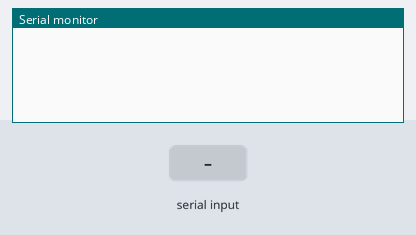
Bench run of a sketch on a simulated ESP8266 (NodeMCU). Parts: the last lines printed to the serial monitor. The test bench sets the inputs (shaded band).

Above: at 2.8 s.
2.9 s: "1" received over the second serial link
At 3.9 s:
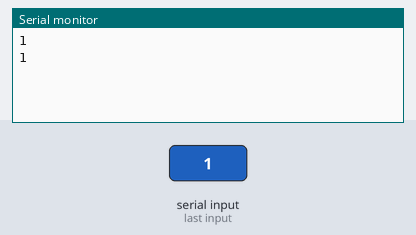
4.5 s: "0" received over the second serial link
At 5.5 s:
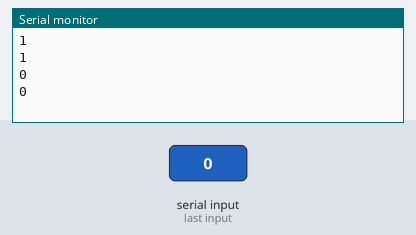
6.0 s: "2" received over the second serial link
At 7.5 s:
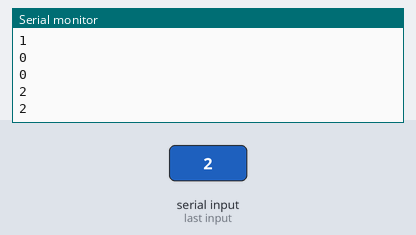
Timing chart, 0 to 9.0 s (numbered marks = the images above; inputs shaded):
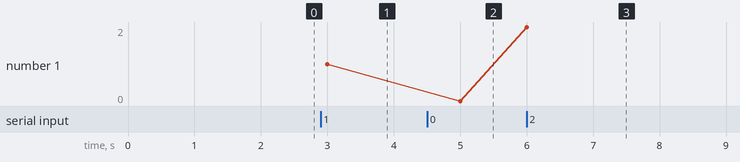

Measured:
- after the input at 2.9 s, the serial monitor: prints a new line after 0.10 s (image 1)
- after the input at 4.5 s, the serial monitor: prints a new line after 0.50 s (image 2)
- after the input at 6.0 s, the serial monitor: prints a new line at once (image 3)
- plotted number 1: 1 → 0 after the input at 4.5 s, 0 → 2 after the input at 6.0 s

The sketch:

ReadVDCandIDC.ino
```cpp
#include <SoftwareSerial.h>

String IS , VS;
int DPos1, DPos2, CPos, VPos;
char solarByte;
String solar, solar2, solar3;

SoftwareSerial mySerial(D2, D1); // RX, TX

void setup()
{
  // Open serial communications and wait for port to open:
  Serial.begin(9600);
  while (!Serial) {
    ; // wait for serial port to connect. Needed for Native USB only
  }

  // set the data rate for the SoftwareSerial port
  mySerial.begin(9600);
}

void loop() // run over and over
{// Read all data from VVM sensor and store to string "solar"
  while (mySerial.available()) {
    solarByte = mySerial.read();
    solar.concat(solarByte);
  }

//Find the index of first "D" in the string
  DPos1 = solar.indexOf('D');
//Find the index of second "D" in the string
  DPos2 = solar.indexOf('D', DPos1 + 1);
//Find the index of "C" in the string
  CPos = solar.indexOf('C');
//Find the index of "V" in the string
  VPos = solar.indexOf('V');
//Extract Current value inbetween "C" and first "D" position
  IS = solar.substring(CPos+1, DPos1);
//Extract Voltage value inbetween "V" and second "D" position
  VS = solar.substring(VPos + 1, DPos2);

  Serial.println(IS);
  Serial.println(VS);
//Clear the sting
  solar = "";
//Wait for a second before next poll
  delay(1000);


}
```
